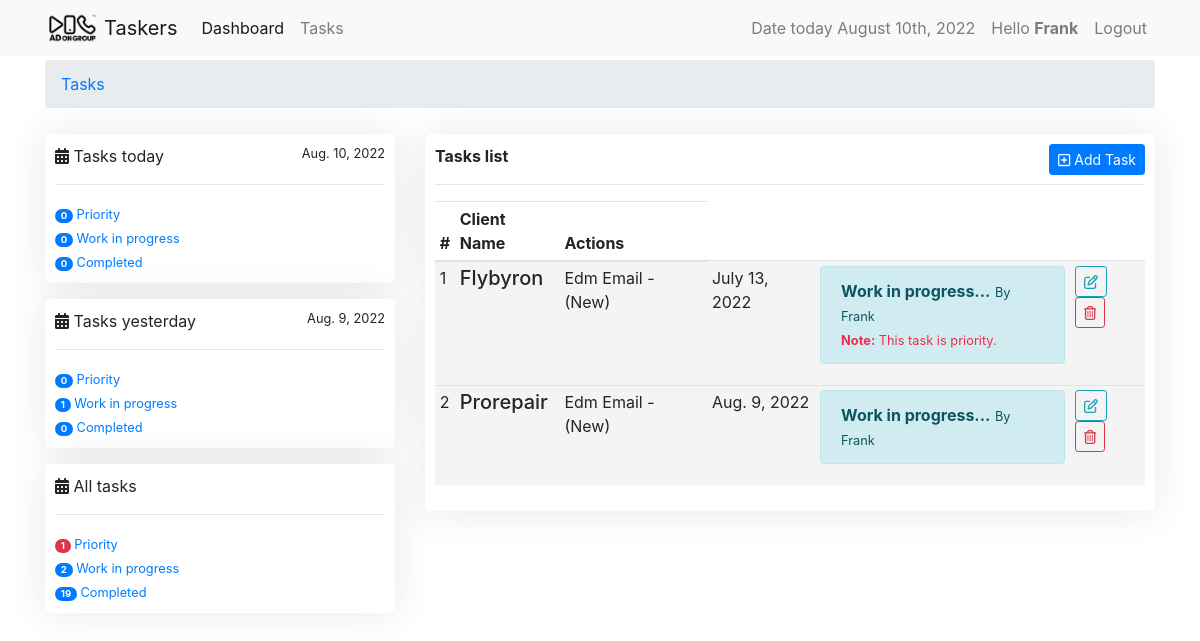
Page /tasks/ (signed in) on the earlier database version.
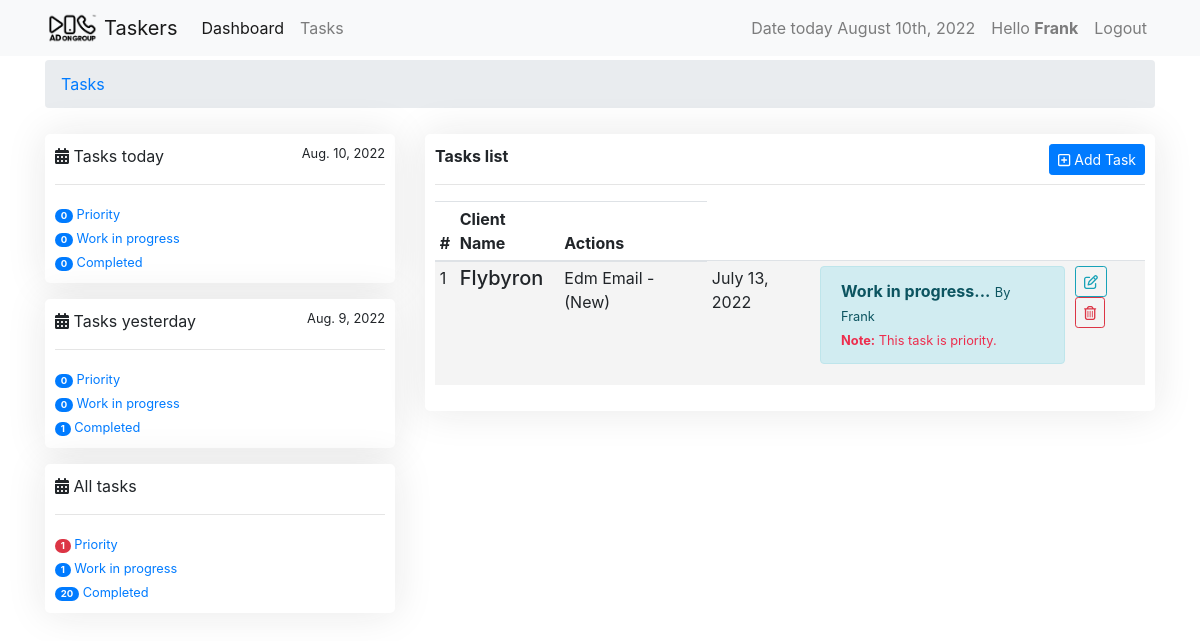
Same page on the later database version.
### tasks/models.py (models this page shows, shortened)
class Task(models.Model):
    slug = models.SlugField(unique=True, null=True, blank=True)
    user = models.ForeignKey(settings.AUTH_USER_MODEL,
                             on_delete=models.CASCADE, verbose_name='designers')
    task_type = models.ForeignKey(
        TaskType, on_delete=models.CASCADE, default=1)
    task_category = models.ForeignKey(
        TaskCategory, on_delete=models.CASCADE, default=1)
    name = models.CharField(max_length=120, verbose_name="Client name")
    paradise_link = models.URLField(
        blank=True, null=True, verbose_name="task link")
    check_list_link = models.URLField(
        max_length=120, verbose_name='check list link', blank=True, null=True)
    is_priority = models.BooleanField(
        default=False, verbose_name="Is Task Priority?", help_text="Checked if task is priority.")
    is_done = models.BooleanField(default=False, verbose_name="Is Task Completed?",
                                  help_text="Note: Checked if you're done.")
    created = models.DateTimeField(auto_now_add=True)
    updated = models.DateTimeField(auto_now=True)
    class Meta:
        ordering = ['-is_priority', 'is_done', '-updated', '-created']

class BaseTime(models.Model):
    created = models.DateTimeField(auto_now_add=True)
    updated = models.DateTimeField(auto_now=True)

class TaskCategory(BaseTime, models.Model):
    name = models.CharField(max_length=120, unique=True)
    task_point = models.FloatField(default=0.0)
    class Meta:
        verbose_name_plural = "Task Categories"
    def __str__(self):
        return self.name

class TaskType(BaseTime, models.Model):
    name = models.CharField(max_length=60)
    task_point = models.FloatField(default=0.0)
    def __str__(self):
        return self.name

### tasks/views.py (the view, shortened to what this page needs)
# urls.py: path('', views.TaskListView.as_view(), name="userview"),
class TaskListView(View):
    form_class = TaskForm
    template_name = 'task_form_template.html'
    @method_decorator(login_required)
    def dispatch(self, *args, **kwargs):
        return super().dispatch(*args, **kwargs)
    def get(self, request, *args, **kwargs):
        today = timezone.now()
        yesterday = today - timezone.timedelta(days=1)
        if request.user.is_superuser:
            tasks = Task.objects.all().filter(is_done=False)
            priority_tasks_today = Task.objects.filter(updated__date=today.date()).filter(is_priority=True).filter(is_done=False)
            priority_tasks_yesterday = Task.objects.filter(updated__date=yesterday.date()).filter(is_priority=True).filter(is_done=False)
            priority_tasks = Task.objects.filter(is_done=False).filter(is_priority=True)
            wip_tasks_today = Task.objects.filter(updated__date=today.date()).filter(is_done=False)
            wip_tasks_yesterday = Task.objects.filter(updated__date=yesterday.date()).filter(is_done=False)
            wip_tasks = Task.objects.filter(is_done=False)
            completed_tasks_today = Task.objects.filter(updated__date=today.date()).filter(is_done=True)
            completed_tasks_yesterday = Task.objects.filter(updated__date=yesterday.date()).filter(is_done=True)
            completed_tasks = Task.objects.filter(is_done=True)
            form = AdminTaskForm(request.POST or None)
        else:
            tasks = Task.objects.all().filter(user=request.user).filter(is_done=False)
            priority_tasks_today = Task.objects.filter(user=request.user).filter(updated__date=today.date()).filter(is_priority=True).filter(is_done=False)
            priority_tasks_yesterday = Task.objects.filter(user=request.user).filter(updated__date=yesterday.date()).filter(is_done=False).filter(is_priority=True)
            priority_tasks = Task.objects.filter(user=request.user).filter(is_done=False).filter(is_priority=True)
            wip_tasks_today = Task.objects.filter(user=request.user).filter(updated__date=today.date()).filter(is_done=False)
            wip_tasks_yesterday = Task.objects.filter(user=request.user).filter(updated__date=yesterday.date()).filter(is_done=False)
            wip_tasks = Task.objects.filter(user=request.user).filter(is_done=False)
            completed_tasks_today = Task.objects.filter(user=request.user).filter(updated__date=today.date()).filter(is_done=True)
            completed_tasks_yesterday = Task.objects.filter(user=request.user).filter(updated__date=yesterday.date()).filter(is_done=True)
            completed_tasks = Task.objects.filter(user=request.user).filter(is_done=True)
            form = self.form_class()
        if request.user.has_perm('auth.view_user'):
            completed_tasks = Task.objects.filter(is_done=True)
            wip_tasks = Task.objects.filter(is_done=False)
            priority_tasks = Task.objects.filter(is_done=False).filter(is_priority=True)
        print(request.user.has_perm('auth.view_user'))
        context = {
                    'form': form,
                    'tasks': tasks,
                    'today': today,
                    'yesterday': yesterday,
                    'priority_tasks_today': priority_tasks_today,
                    'wip_tasks_today': wip_tasks_today,
                    'completed_tasks_today': completed_tasks_today,
                    'priority_tasks_yesterday': priority_tasks_yesterday,
                    'wip_tasks_yesterday': wip_tasks_yesterday,
                    'completed_tasks_yesterday': completed_tasks_yesterday,
                    'priority_tasks': priority_tasks,
                    'completed_tasks': completed_tasks,
                    'wip_tasks': wip_tasks
                }
        return render(request, self.template_name, context)

### tasks/templates/task_form_template.html (shortened to what the changed rows need)
{% extends 'base.html' %}
{% load crispy_forms_tags %}
{% block content %}
<div class="row">
    <div class="col-sm-4">
        <div class="card-container mb-3">
            <div>
                     <br>
                <small><span class="badge badge-primary badge-pill">{{ wip_tasks_yesterday.count }}</span>
                    <a href="{% url 'taskers:wiptaskyesterday' %}"> Work in progress</a></small> <br>
                <small><span class="badge badge-primary badge-pill">{{ completed_tasks_yesterday.count }}</span>
                    <a href="{% url 'taskers:completedtaskyesterday' %}"> Completed</a></small> <br>
            </div>
        </div>
        <div class="card-container mb-3">
            <div>
                     <br>
                <small><span class="badge badge-primary badge-pill">{{ wip_tasks.count }}</span>
                    <a href="{% url 'taskers:allwiptasks' %}"> Work in progress</a></small> <br>
                <small><span class="badge badge-primary badge-pill">{{ completed_tasks.count }}</span>
                    <a href="{% url 'taskers:allcompletedtasks' %}"> Completed</a></small> <br>
            </div>
        </div>
    </div>
    <div class="col-sm-8">
        <div class="card-container">
            <div>
                <table class="table table-sm" id="tasks">
                    <thead>
                        <tr>
                            <th>#</th>
                            <th>Client Name</th>
                            <th>Actions</th>
                        </tr>
                    </thead>
                    <tbody>
                        {% if request.user.is_superuser %}
                        {% for task in tasks %}
                        <tr {% if not task.is_done %} style="background-color: rgb(244, 244, 244);" {% endif %}>
                            <td>
                                {{ forloop.counter }}
                            </td>
                            <td>
                                <h5>{{ task.name|title }}</h5>
                                <small class="text-muted">{{ task.task_category|title }} - ({{ task.task_type|title }})
                                    {% if task.is_priority %}
                                        <small style="color: rgb(237, 45, 77);"><strong>Note:</strong>  This task is urgent.</small>
                                    {% endif %}
                                </small><br>
                                <small class="text-muted">Status:
                                    {% if task.is_done %}
                                    <strong> Completed!</strong> <br>
                                    {% else %}
                                    <strong>Work in progress...</strong> <br>
                                    {% endif %}
                                </small>
                                <small class="text-muted">Created: {{ task.created|date }} | by {{task.user}}</small>
                            </td>
                            <!-- <td>
                                {{ task.task_category|title }} - ({{ task.task_type|title }})
                            </td> -->
                                <!-- {{ task.created|date }}
                            </td> -->
                            <td>
                                {% if not task.is_done %}
                                    <a href="{% url 'taskers:taskdetail' task.slug %}" class="btn btn-outline-info btn-sm"><i class="fa-regular fa-pen-to-square"></i></a>
                                    <a href="{% url 'taskers:taskdelete' task.slug %}" class="btn btn-outline-danger btn-sm"><i class="fa-regular fa-trash-can"></i></a>
                                {% else %}
                                    <a href="{% url 'taskers:taskdetail' task.slug %}" class="btn btn-outline-success btn-sm"><i class="fa-regular fa-rectangle-list"></i> Details</a>
                                {% endif %}
                            </td>
                        </tr>
                        {% endfor %}
                        {% else %}
                        {% for task in tasks %}
                        <tr {% if not task.is_done %} style="background-color: rgb(244, 244, 244);" {% endif %}>
                            <td>
                                {{ forloop.counter }}
                            </td>
                            <td>
                                <h5>{{ task.name|title }}</h5>
                            </td>
                            <td>
                                {{ task.task_category|title }} - ({{ task.task_type|title }})
                            </td>
                            <td>
                                {{ task.created|date }}
                            </td>
                            <td>
                                {% if task.is_done %}
                                <div class="alert alert-success">
                                    <div>
                                        <strong>Completed!</strong>
                                        <small>{{ task.updated|date }} | by {{task.user}}</small> <br>
                                        {% if task.is_priority %}
                                            <small style="color: rgb(237, 45, 77);"><strong>Note:</strong>  This task is priority.</small>
                                        {% endif %}
                                    </div>
                                </div>
                                {% else %}
                                <div class="alert alert-info">
                                    <div >
                                        <strong>Work in progress...</strong>
                                        <small>By {{task.user|title}}</small> <br>
                                        {% if task.is_priority %}
                                            <small style="color: rgb(237, 45, 77);"><strong>Note:</strong>  This task is priority.</small>
                                        {% endif %}
                                    </div>
                                </div>
                                {% endif %}
                            </td>
                            <td>
                                {% if not task.is_done %}
                                    <a href="{% url 'taskers:taskdetail' task.slug %}" class="btn btn-outline-info btn-sm"><i class="fa-regular fa-pen-to-square"></i></a>
                                    <a href="{% url 'taskers:taskdelete' task.slug %}" class="btn btn-outline-danger btn-sm"><i class="fa-regular fa-trash-can"></i></a>
                                {% else %}
                                    <a href="{% url 'taskers:taskdetail' task.slug %}" class="btn btn-outline-success btn-sm"><i class="fa-regular fa-rectangle-list"></i> Details</a>
                                {% endif %}
                            </td>
                        </tr>
                        {% endfor %}
                        {% endif %}
                    </tbody>
                </table>
            </div>
        </div>
    </div>
</div>
{% endblock %}

Differences in the rows shown:
no longer on this page (row edited): Task: name "Prorepair", task_category "Edm Email", task_type "New", created "Aug. 9, 2022", user "Frank", is_done False (drawn)
Other differences:
{{ wip_tasks_yesterday.count }}: "1" → "0"
{{ completed_tasks_yesterday.count }}: "0" → "1"
{{ wip_tasks.count }}: "2" → "1"
{{ completed_tasks.count }}: "19" → "20"
